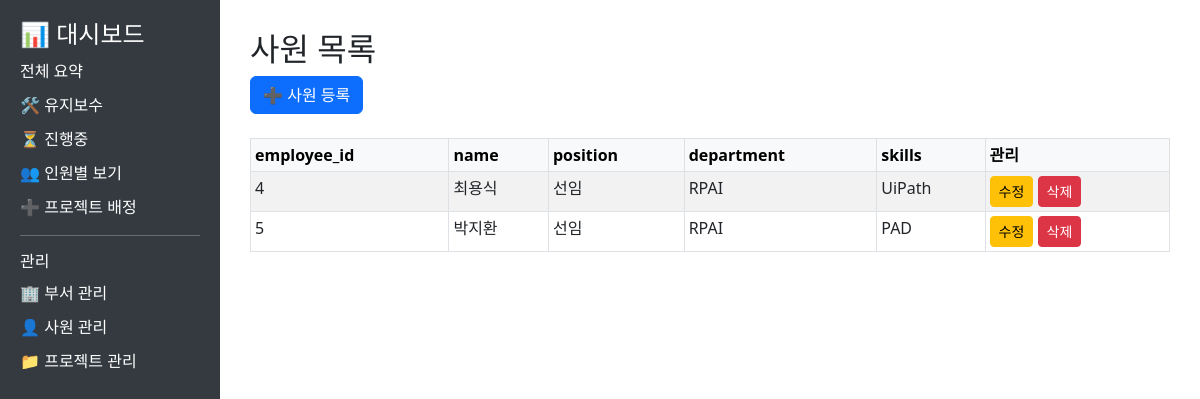
Page /employees on the earlier database version.
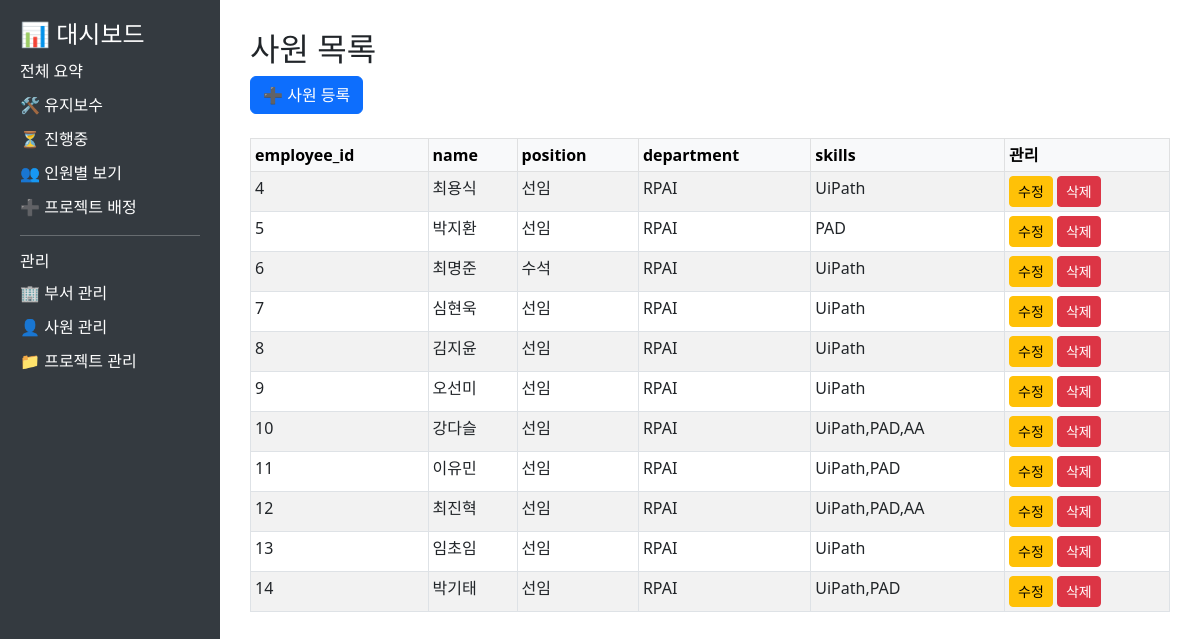
Same page on the later database version.
### tables this page shows
CREATE TABLE employees (
        employee_id INTEGER PRIMARY KEY AUTOINCREMENT,
        name TEXT NOT NULL,
        position TEXT,
        department_id INTEGER,
        skills TEXT,
        FOREIGN KEY (department_id) REFERENCES departments(department_id)
    );

CREATE TABLE departments (
        department_id INTEGER PRIMARY KEY AUTOINCREMENT,
        name TEXT NOT NULL
    );

### dashboard/app.py (the view)
@app.route("/employees")
def employee_page():
    try:
        df = get_all_employees()
        return render_template("dashboard.html", title="사원 목록", data=df)
    except Exception as e:
        flash(f"데이터를 불러오는 중 오류가 발생했습니다: {str(e)}", "danger")
        return render_template("dashboard.html", title="사원 목록", data=pd.DataFrame())

### dashboard/query.py (called while the page is built)
def get_connection():
    conn = sqlite3.connect(DB_PATH)
    conn.row_factory = sqlite3.Row  # 컬럼명을 딕셔너리 형태로 접근 가능하게 설정
    return conn

def get_all_employees():
    conn = get_connection()
    df = pd.read_sql_query("""
        SELECT e.employee_id, e.name, e.position, d.name AS department, e.skills
        FROM employees e
        LEFT JOIN departments d ON e.department_id = d.department_id
        ORDER BY e.employee_id
    """, conn)
    conn.close()
    return df

### dashboard/templates/dashboard.html (shortened to what this page needs)
<!DOCTYPE html>
<html>
<head>
    <link rel="stylesheet" href="https://cdn.jsdelivr.net/npm/bootstrap@5.3.0/dist/css/bootstrap.min.css">
</head>
<body>
    <div class="sidebar">
        <h4>📊 대시보드</h4>
        <a href="/">전체 요약</a>
        <a href="/maintenance">🛠 유지보수</a>
        <a href="/ongoing">⏳ 진행중</a>
        <a href="/assignment">👥 인원별 보기</a>
        <a href="/assignment/add">➕ 프로젝트 배정</a>
        <hr>
        <h6>관리</h6>
        <a href="/departments">🏢 부서 관리</a>
        <a href="/employees">👤 사원 관리</a>
        <a href="/projects">📁 프로젝트 관리</a>
    </div>
    <div class="content">
        <h2>{{ title }}</h2>
        {% if title == "사원 목록" %}
        <div class="action-buttons">
            <a href="{{ url_for('add_employee') }}" class="btn btn-primary">➕ 사원 등록</a>
        </div>
        {% endif %}
        {% if data.empty %}
        <p class="text-muted">데이터가 없습니다.</p>
        {% else %}
        <div class="table-container mt-4">
            <table class="table table-bordered table-striped table-sm">
                <thead class="table-light">
                    <tr>
                        {% for col in data.columns %}
                        <th>{{ col }}</th>
                        {% endfor %}
                        {% if title in ["부서 목록", "사원 목록", "프로젝트 목록"] %}
                        <th>관리</th>
                        {% elif title == "프로젝트별 인원" %}
                        <th>상세</th>
                        {% endif %}
                    </tr>
                </thead>
                <tbody>
                    {% for row in data.values %}
                    <tr>
                        {% for cell in row %}
                        <td>
                            {% if data.columns[loop.index0] == 'employees' %}
                            {% if cell %}
                            {% for employee in cell.split(',') %}
                            <span class="badge bg-primary me-1">{{ employee.strip() }}</span>
                            {% endfor %}
                            {% else %}
                            <span class="text-muted">배정된 사원 없음</span>
                            {% endif %}
                            {% else %}
                            {{ cell if cell is not none else '-' }}
                            {% endif %}
                        </td>
                        {% endfor %}
                        {% if title == "부서 목록" %}
                        <td>
                            <a href="{{ url_for('edit_department', department_id=row[0]) }}"
                                class="btn btn-sm btn-warning">수정</a>
                            <button class="btn btn-sm btn-danger delete-btn" data-type="department"
                                data-id="{{ row[0] }}" data-name="{{ row[1] }}">삭제</button>
                        </td>
                        {% elif title == "사원 목록" %}
                        <td>
                            <a href="{{ url_for('edit_employee', employee_id=row[0]) }}"
                                class="btn btn-sm btn-warning">수정</a>
                            <button class="btn btn-sm btn-danger delete-btn" data-type="employee" data-id="{{ row[0] }}"
                                data-name="{{ row[1] }}">삭제</button>
                        </td>
                        {% endif %}
                    </tr>
                    {% endfor %}
                </tbody>
            </table>
        </div>
        {% endif %}
    </div>
</body>
</html>

### dashboard/templates/dashboard.html (style rules this page uses)
body { display: flex; }
.sidebar { width: 220px; background-color: #343a40; min-height: 100vh; padding: 20px; color: white; }
.sidebar a { color: #ffffff; text-decoration: none; display: block; margin: 10px 0; }
.content { flex-grow: 1; padding: 30px; }
.table-container { overflow-x: auto; }
.action-buttons { margin-bottom: 20px; }

Differences in the rows shown:
now on one of the page's lists (row unchanged): departments: name "RPAI"
added employees: name "최명준", position "수석", skills "UiPath"
added employees: name "심현욱", position "선임", skills "UiPath"
added employees: name "김지윤", position "선임", skills "UiPath"
added employees: name "오선미", position "선임", skills "UiPath"
added employees: name "강다슬", position "선임", skills "UiPath,PAD,AA"
added employees: name "이유민", position "선임", skills "UiPath,PAD"
added employees: name "최진혁", position "선임", skills "UiPath,PAD,AA"
added employees: name "임초임", position "선임", skills "UiPath"
added employees: name "박기태", position "선임", skills "UiPath,PAD"
Other differences:
new list line: "6 수정 삭제"
new list line: "7 수정 삭제"
new list line: "8 수정 삭제"
new list line: "9 수정 삭제"
new list line: "10 수정 삭제"
new list line: "11 수정 삭제"
new list line: "12 수정 삭제"
new list line: "13 수정 삭제"
new list line: "14 수정 삭제"
